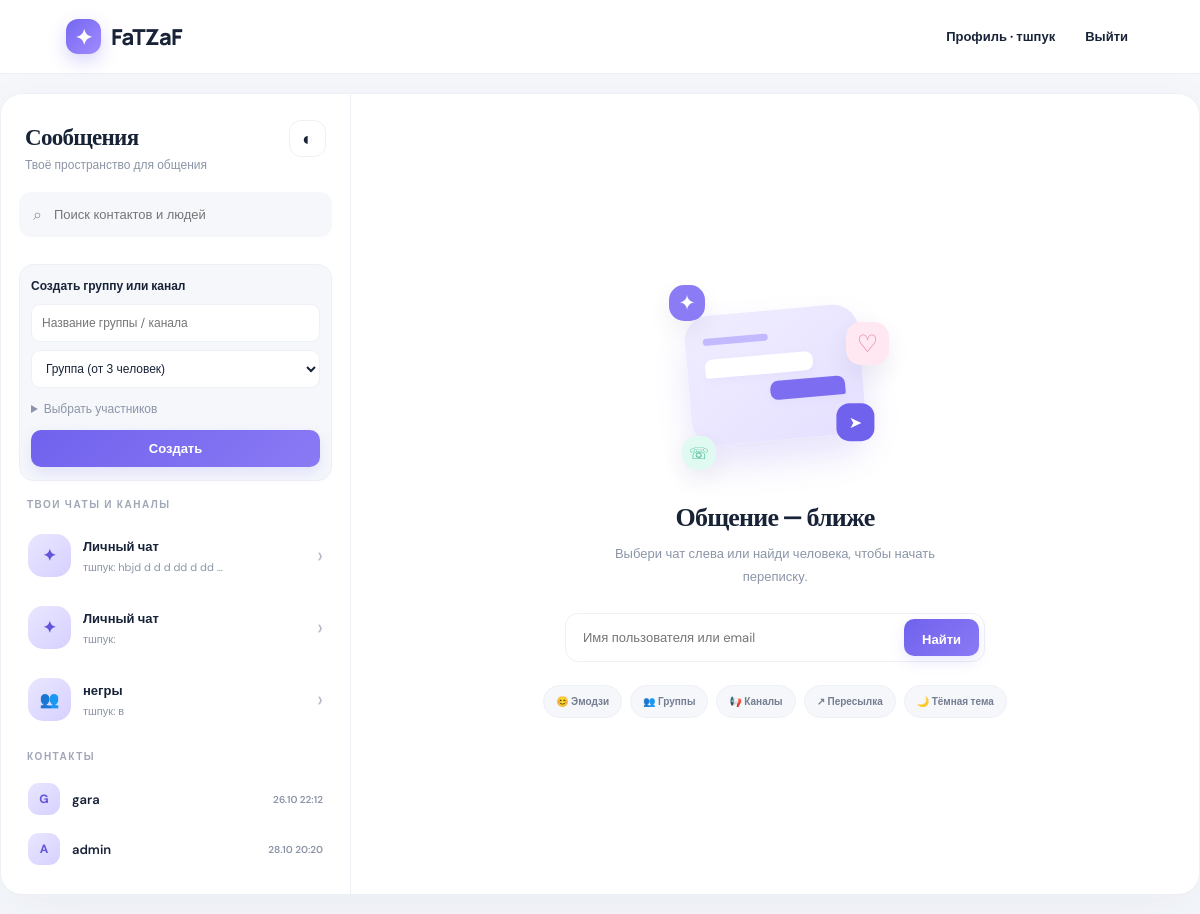
The page / (signed in) on the database its author committed.
### OurSite/models.py (models this page shows, shortened)
class Chat(models.Model):
    DIRECT = 'direct'
    GROUP = 'group'
    CHANNEL = 'channel'
    CHAT_TYPES = [(DIRECT, 'Личный чат'), (GROUP, 'Группа'), (CHANNEL, 'Канал')]
    title = models.CharField(max_length=100, blank=True)
    description = models.CharField(max_length=300, blank=True)
    participants = models.ManyToManyField(settings.AUTH_USER_MODEL, related_name='chats')
    admins = models.ManyToManyField(settings.AUTH_USER_MODEL, related_name='managed_chats', blank=True)
    chat_type = models.CharField(max_length=10, choices=CHAT_TYPES, default=DIRECT)
    is_group = models.BooleanField(default=False)  # compatibility with existing database/templates
    created_at = models.DateTimeField(auto_now_add=True)
    updated_at = models.DateTimeField(auto_now=True)

class Message(models.Model):
    chat = models.ForeignKey(
        Chat,
        on_delete=models.CASCADE,
        related_name='messages'
    )
    sender = models.ForeignKey(
        settings.AUTH_USER_MODEL,
        on_delete=models.CASCADE,
        related_name='sent_messages'
    )
    body = models.TextField(max_length=5000, blank=True)
    attachment = models.FileField(
        upload_to='chat_files/%Y/%m/',
        blank=True,
        null=True
    )
    forwarded_from = models.ForeignKey(
        'self',
        null=True,
        blank=True,
        on_delete=models.SET_NULL,
        related_name='forwards'
    )
    created_at = models.DateTimeField(auto_now_add=True)
    edited_at = models.DateTimeField(null=True, blank=True)
    class Meta:
        ordering = ['created_at']

class Contact(models.Model):
    owner = models.ForeignKey(settings.AUTH_USER_MODEL, on_delete=models.CASCADE, related_name='saved_contacts')
    person = models.ForeignKey(settings.AUTH_USER_MODEL, on_delete=models.CASCADE, related_name='added_by')
    created_at = models.DateTimeField(auto_now_add=True)
    class Meta:
        constraints = [models.UniqueConstraint(fields=['owner','person'], name='unique_saved_contact')]

class Profile(models.Model):
    user = models.OneToOneField(settings.AUTH_USER_MODEL, on_delete=models.CASCADE, related_name='profile')
    bio = models.CharField(max_length=180, blank=True)
    avatar = models.ImageField(upload_to='avatars/', blank=True, null=True)
    last_seen = models.DateTimeField(null=True, blank=True)

### OurSite/views.py (the view)
# urls.py: path('', views.home, name='home'),
@login_required
def home(request):
    ensure_profile(request.user)
    Profile.objects.filter(user=request.user).update(last_seen=timezone.now())
    query = request.GET.get('q','').strip()
    contacts = Contact.objects.filter(owner=request.user).select_related('person','person__profile')
    if query:
        contacts = contacts.filter(Q(person__username__icontains=query) | Q(person__first_name__icontains=query))
    chats = request.user.chats.prefetch_related('participants','messages').order_by('-updated_at')
    users = User.objects.filter(Q(username__icontains=query) | Q(email__icontains=query)).exclude(pk=request.user.pk)[:8] if query else []
    for person in users:
        ensure_profile(person)
    for contact in contacts:
        ensure_profile(contact.person)
    return render(request, 'chat/home.html', {'contacts':contacts,'chats':chats,'users':users,'query':query,'all_users':User.objects.exclude(pk=request.user.pk).order_by('username')})

### OurSite/views.py (called while the page is built)
def ensure_profile(user):
    Profile.objects.get_or_create(user=user)

### templates/chat/home.html (shortened to what this page needs)
{% extends 'base.html' %}{% block title %}Сообщения · FaTZaF{% endblock %}{% block content %}
<main class="app-shell"><aside class="sidebar">
<div class="sidebar-heading"><div><h1>Сообщения</h1><p class="muted">Твоё пространство для общения</p></div><button class="theme-toggle" onclick="toggleTheme()" title="Сменить тему">◐</button></div>
<form class="search" method="get"><span>⌕</span><input name="q" value="{{ query }}" placeholder="Поиск контактов и людей"></form>
<div class="create-panel"><h3>Создать группу или канал</h3><form method="post" action="{% url 'create_chat' %}" class="create-form"><input name="title" placeholder="Название группы / канала" maxlength="100"><select name="chat_type"><option value="group">Группа (от 3 человек)</option></select><details><summary>Выбрать участников</summary></details><button class="primary" type="submit">Создать</button></form></div>
<div class="section-label">ТВОИ ЧАТЫ И КАНАЛЫ</div><div class="chat-list">{% for chat in chats %}<a class="chat-row" href="{% url 'chat_detail' chat.id %}"><div class="avatar">{% if chat.chat_type == 'channel' %}📢{% elif chat.chat_type == 'group' %}👥{% else %}{{ chat.title|default:'✦'|slice:':1'|upper }}{% endif %}</div><div class="chat-row-text"><strong>{{ chat.title|default:'Личный чат' }}</strong><small>{% with last=chat.messages.last %}{% if last %}{{ last.sender.username }}: {{ last.body|truncatechars:32 }}{% else %}{% if chat.chat_type == 'channel' %}Канал · публикации{% elif chat.chat_type == 'group' %}Групповой чат{% else %}Начните общение{% endif %}{% endif %}{% endwith %}</small></div><span class="chevron">›</span></a>{% empty %}<div class="empty-small">Пока нет чатов. Найдите человека ниже и напишите ему.</div>{% endfor %}</div>
<div class="section-label">КОНТАКТЫ</div>{% for contact in contacts %}<a class="contact-row" href="{% url 'add_contact' contact.person.id %}"><div class="avatar mini">{{ contact.person.username|slice:':1'|upper }}</div><span>{{ contact.person.username }}</span><span class="presence">{% if contact.person.profile.last_seen %}{{ contact.person.profile.last_seen|date:'d.m H:i' }}{% else %}ещё не был(а){% endif %}</span></a>{% empty %}<p class="empty-small">Добавленные контакты появятся здесь.</p>{% endfor %}
</aside><section class="welcome-panel"><div class="welcome-art"><div class="bubble bubble-one">✦</div><div class="bubble bubble-two">♡</div><div class="bubble bubble-three">☏</div><div class="chat-illustration"><div class="illus-line"></div><div class="illus-msg"></div><div class="illus-msg short"></div><div class="illus-send">➤</div></div></div><h2>Общение — ближе</h2><p class="muted welcome-copy">Выбери чат слева или найди человека, чтобы начать переписку.</p><form class="find-people" method="get"><input name="q" value="{{ query }}" placeholder="Имя пользователя или email"><button class="primary">Найти</button></form><div class="feature-pills"><span>😊 Эмодзи</span><span>👥 Группы</span><span>📢 Каналы</span><span>↗ Пересылка</span><span>🌙 Тёмная тема</span></div></section></main>{% endblock %}

### templates/base.html (shortened to what this page needs)
{% load static %}<!doctype html><html lang="ru"><head><link rel="stylesheet" href="{% static 'style.css' %}"></head><body><div class="topbar"><a class="brand" href="{% url 'home' %}"><span class="brand-icon">✦</span> FaTZaF</a><div class="top-actions">{% if user.is_authenticated %}<a href="{% url 'profile' %}">Профиль · {{ user.username }}</a><form method="post" action="{% url 'logout' %}"><button class="link-btn">Выйти</button></form>{% else %}<a href="{% url 'login' %}">Войти</a><a class="signup" href="{% url 'register' %}">Регистрация</a>{% endif %}</div></div>{% block content %}{% endblock %}</body></html>

### rows shown on the page
Chat: title "✦", title "Личный чат", messages.last.sender.username "тшпук", messages.last.body "hbjd d d d dd d dd …"
Chat: title "✦", title "Личный чат", messages.last.sender.username "тшпук"
Chat: title "негры", messages.last.sender.username "тшпук", messages.last.body "в"
Contact: person.username "G", person.username "gara", person.profile.last_seen "26.10 22:12"
Contact: person.username "A", person.username "admin", person.profile.last_seen "28.10 20:20"

### other values the page prints
{{ user.username }} "тшпук"
